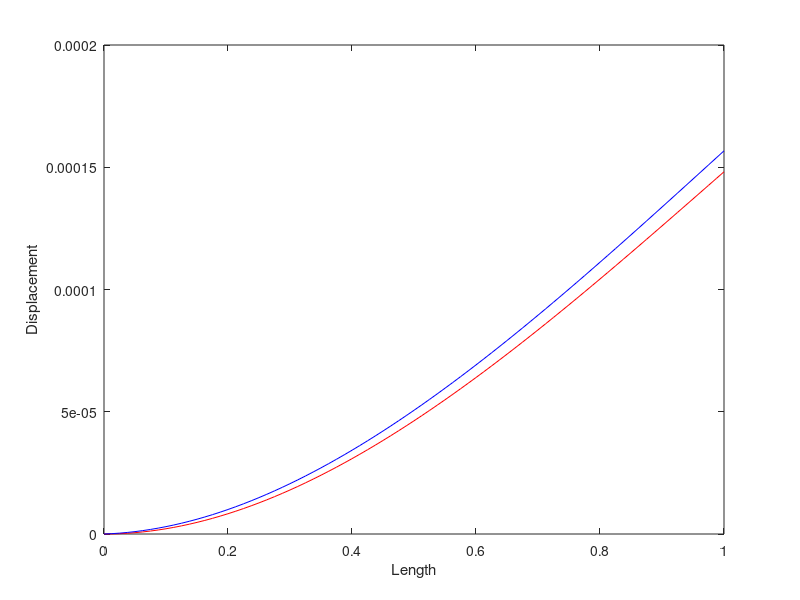

This figure's MATLAB source:
clear;
clc;
E=200*1e9;
Nu=0.3;
b=50/1000;
h=300/1000;
A=b*h;
G=(E/(2*(1+Nu)));
im=b*(h^3)/12;
L=1;
P=1e4;
m=80;
eL=L/m;
Force = zeros(2*m+2,1);
Force(2*m+1,1)= P;
% stiffness euler
Ke=[12 6*eL -12 6*eL;
    6*eL 4*eL*eL -6*eL 2*eL*eL; 
    -12 -6*eL 12 -6*eL;
    6*eL 2*eL*eL -6*eL 4*eL*eL];
Kee=((E*im)/(eL^3))*Ke;
Kge=zeros(2*m+2,2*m+2);
s=0;
for n=1:m
    for i=1:4
        for j=1:4
            Kge(i+s,j+s)= Kge(i+s,j+s)+Kee(i,j);
        end 
    end
    s=s+2;
end
i=0;j=0;s=0;n=0;
%cal stiffness timoshenko
K0=[1/eL 1/2 -1/eL 1/2;1/2 (eL/3)+((E*im)/(G*A*eL)) -1/2 (eL/6)-((E*im)/(G*A*eL));
-1/eL -1/2 1/eL -1/2;1/2 (eL/6)-((E*im)/(G*A*eL)) -1/2 (eL/3)+((E*im)/(G*A*eL))];
Kt=G*A*K0;
KG=zeros(2*m+2,2*m+2);
s=0;
for n=1:m
    for i=1:4
        for j=1:4
            KG(i+s,j+s)= KG(i+s,j+s)+Kt(i,j);
        end 
    end
    s=s+2;
end
%cal for euler
big1 = mean(diag(Kge))*1e7; %Gauss
Kge(1,1) = Kge(1,1) +big1;
Kge(2,2) = Kge(2,2) +big1;

Diste= Kge\Force;
Ve=zeros(m+1,1);
for i=1:m+1
    Ve(i,1)=Diste(2*i-1,1);
end
Vmaxe=max(Ve)

%for timoshenko
big2 = mean(diag(KG))*1e7; %Gauss
KG(1,1) = KG(1,1) +big2;
KG(2,2) = KG(2,2) +big2;
Distt= KG\Force;
Vt=zeros(m+1,1);
for i=1:m+1
    Vt(i,1)=Distt(2*i-1,1);
end
Vmaxt=max(Vt)
%cal displacement
length=zeros(m+1,1);
for i=1:m+1
    length(i,1)=(L/m)*(i-1);
end
length;
plot(length,Ve,'r',length,Vt,'b');
ylabel('Displacement')
xlabel('Length')







    